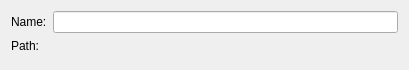
<?xml version="1.0" encoding="UTF-8"?>
<ui version="4.0">
 <class>MesonToolItemSettings</class>
 <widget class="QWidget" name="MesonToolItemSettings">
  <property name="geometry">
   <rect>
    <x>0</x>
    <y>0</y>
    <width>409</width>
    <height>70</height>
   </rect>
  </property>
  <property name="windowTitle">
   <string>Form</string>
  </property>
  <layout class="QFormLayout" name="formLayout">
   <item row="0" column="0">
    <widget class="QLabel" name="_nameLbl">
     <property name="text">
      <string>Name:</string>
     </property>
    </widget>
   </item>
   <item row="1" column="0">
    <widget class="QLabel" name="_pathLbl">
     <property name="text">
      <string>Path:</string>
     </property>
    </widget>
   </item>
   <item row="1" column="1">
    <widget class="Utils::PathChooser" name="mesonPathChooser" native="true"/>
   </item>
   <item row="0" column="1">
    <widget class="QLineEdit" name="mesonNameLineEdit"/>
   </item>
  </layout>
 </widget>
 <customwidgets>
  <customwidget>
   <class>Utils::PathChooser</class>
   <extends>QWidget</extends>
   <header location="global">utils/pathchooser.h</header>
   <container>1</container>
  </customwidget>
 </customwidgets>
 <resources/>
 <connections/>
</ui>
